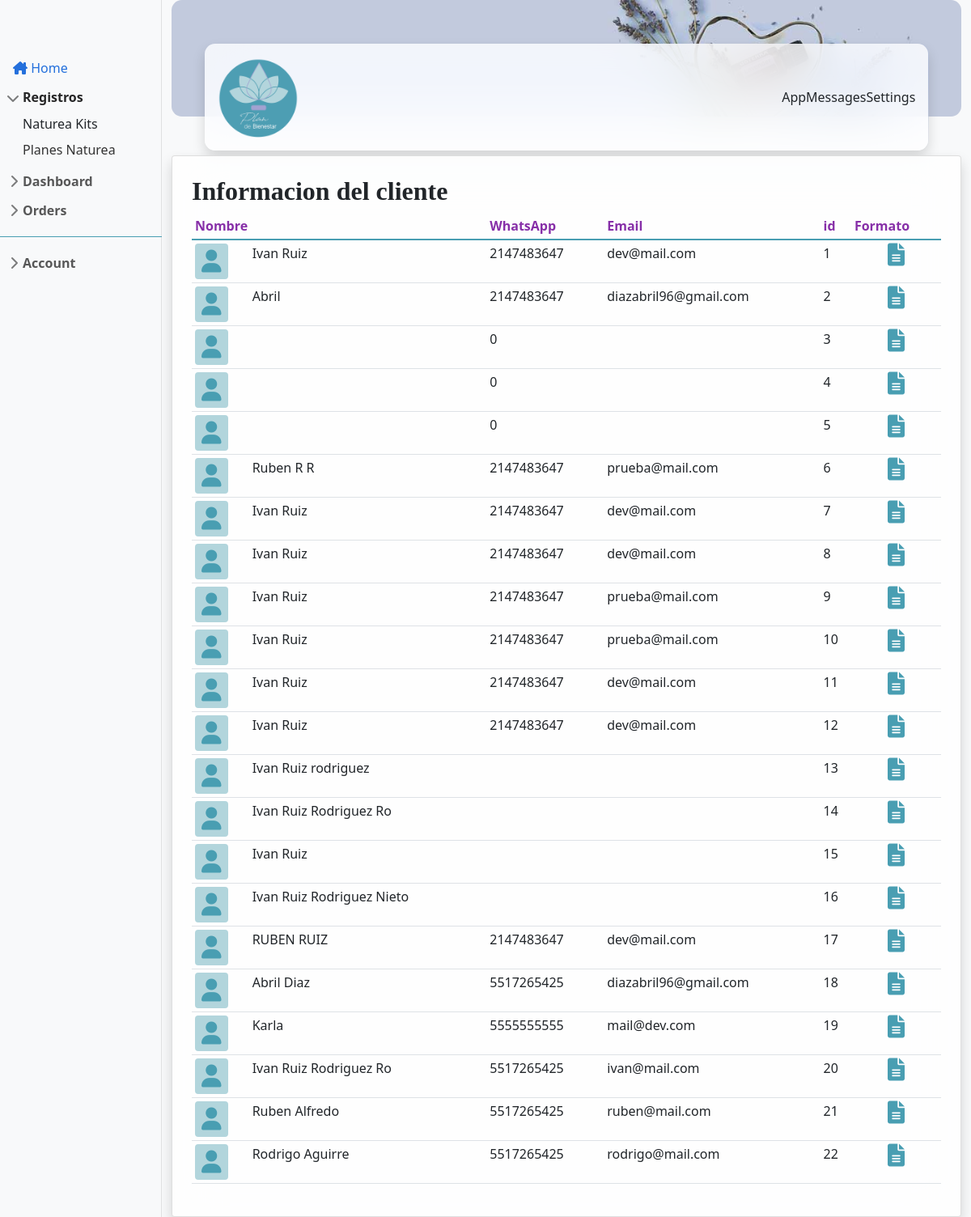
Page /registro_planes.php on the committed database.
### tables this page shows
CREATE TABLE `tb_usuario` (
  `id_usuario` int(9) NOT NULL,
  `nombre` varchar(100) DEFAULT NULL,
  `telefono` varchar(10) DEFAULT NULL,
  `sexo` varchar(25) DEFAULT NULL,
  `edad` int(2) DEFAULT NULL,
  `estatura` float(6,2) DEFAULT NULL,
  `email` varchar(50) DEFAULT NULL,
  `id_doterra` varchar(50) DEFAULT NULL,
  `contacto` char(10) DEFAULT NULL,
  `ciudad` varchar(25) DEFAULT NULL,
  `estado` varchar(25) DEFAULT NULL,
  `nombre_lider` varchar(50) DEFAULT NULL,
  `padecimientos` varchar(255) DEFAULT NULL,
  `dispuesto_descripcion` varchar(255) DEFAULT NULL,
  `nombre_familiar` varchar(50) DEFAULT NULL,
  `dispuesto_pregunta` varchar(10) NOT NULL,
  `peso` float(6,2) DEFAULT NULL
);

### registro_planes.php (the view, shortened to what this page needs)
<?php
    include 'conexion.php';
    $sql = "SELECT * FROM tb_usuario";
    $sentencia = $pdo->prepare($sql);
    $sentencia->execute();
    $resultado = $sentencia->fetchAll();
  ?>
<!doctype html>
<html lang="en">
<head>
  <link href="https://cdn.jsdelivr.net/npm/bootstrap@5.1.3/dist/css/bootstrap.min.css" rel="stylesheet"
>
  <link rel="stylesheet" href="css/style_dashboard.css">
  <link rel="stylesheet" href="bootstrap.min.css">
  <link rel="stylesheet" href="dashboard.css">
  <link rel="stylesheet" href="js/sidebars.js">
  <link rel="stylesheet" href="css/sidebars.css">
  <link rel="stylesheet" href="https://cdnjs.cloudflare.com/ajax/libs/font-awesome/6.0.0/css/all.min.css"
 />
  <link rel="stylesheet" href="https://cdn.jsdelivr.net/npm/bootstrap-icons@1.7.2/font/bootstrap-icons.css">
</head>
<body class="bg-gray-100 ">
  <div class="container-fluid">
    <div class="row">
      <?php include 'complementos/slidemenu.php'?>
      <main class="col-md-9 ms-sm-auto col-lg-10 ">
        <?php include 'complementos/header-dashboard.php'?>
        <div class="card border--dashboard blur shadow p-4">
          <table class="table table-sm">
            <h2 class="fs-2 fw-bold fuente-antro">Informacion del cliente</h2>
            <thead style="border-bottom: 2px solid #499eb2 ;">
              <tr>
                <th colspan="2" class="color-purple">Nombre</th>
                <th class="color-purple">WhatsApp</th>
                <th class="color-purple">Email</th>
                <th class="color-purple">id</th>
                <th class="color-purple">Formato</th>
              </tr>
            </thead>
            <?php foreach($resultado as $producto):?>
            <tr>
              <td>
                <div class="">
                  <i class="fa-solid fa-user p-2 fs-3 bg-skyblue color-blue rounded top-0"></i>
                </div>
              </td>
              <td><?php echo $producto['nombre']; ?></td>
              <td>
                <?php echo $producto['telefono']?>
              </td>
              <td>
                <?php echo $producto['email']?>
              </td>
              <td><?php echo $producto['id_usuario']; ?></td>
              <td class="text-center ">
                <a href="formato_plan.php?id=<?php echo $producto['id_usuario'];?>" class="">
                  <i class="fa-solid fa-file-lines fs-3 color-blue"></i>
                </a>
              </td>
            </tr>
            <?php endforeach ?>
          </table>
        </div>
      </main>
    </div>
  </div>
</body>
</html>

### css/style_dashboard.css (style rules this page uses)
* { padding: 0; margin: 0; -webkit-box-sizing: border-box; box-sizing: border-box; font-size: 16px; }
.color-blue { color: #499eb2 !important; }
.color-purple { color: #872FA8 !important; }
.bg-skyblue { background: #b2d5dc !important; }
.bg-gray-100 { background-color: #f8f9fa !important; }
.fuente-antro { font-family: Antro_Vectra !important; }
.border--dashboard { border-radius: .8rem; }
.blur { -webkit-box-shadow: inset 0 0 2px #fefefed1; box-shadow: inset 0 0 2px #fefefed1; -webkit-backdrop-filter: saturate(200%) blur(30px); backdrop-filter: saturate(200%) blur(30px); background-color: rgba(255, 255, 255, 0.8) !important; }

### dashboard.css (style rules this page uses)
body { font-size: .875rem; }

### rows in the picture
tb_usuario: nombre "Ivan Ruiz", telefono "2147483647", email "dev@mail.com", id_usuario "1"
tb_usuario: nombre "Abril", telefono "2147483647", email "diazabril96@gmail.com", id_usuario "2"
tb_usuario: telefono "0", id_usuario "3"
tb_usuario: telefono "0", id_usuario "4"
tb_usuario: telefono "0", id_usuario "5"
tb_usuario: nombre "Ruben R R", telefono "2147483647", email "prueba@mail.com", id_usuario "6"
tb_usuario: nombre "Ivan Ruiz", telefono "2147483647", email "dev@mail.com", id_usuario "7"
tb_usuario: nombre "Ivan Ruiz", telefono "2147483647", email "dev@mail.com", id_usuario "8"
tb_usuario: nombre "Ivan Ruiz", telefono "2147483647", email "prueba@mail.com", id_usuario "9"
tb_usuario: nombre "Ivan Ruiz", telefono "2147483647", email "prueba@mail.com", id_usuario "10"
tb_usuario: nombre "Ivan Ruiz", telefono "2147483647", email "dev@mail.com", id_usuario "11"
tb_usuario: nombre "Ivan Ruiz", telefono "2147483647", email "dev@mail.com", id_usuario "12"
tb_usuario: nombre "Ivan Ruiz rodriguez", id_usuario "13"
tb_usuario: nombre "Ivan Ruiz Rodriguez Ro", id_usuario "14"
tb_usuario: nombre "Ivan Ruiz", id_usuario "15"
tb_usuario: nombre "Ivan Ruiz Rodriguez Nieto", id_usuario "16"
tb_usuario: nombre "RUBEN RUIZ", telefono "2147483647", email "dev@mail.com", id_usuario "17"
tb_usuario: nombre "Abril Diaz", telefono "5517265425", email "diazabril96@gmail.com", id_usuario "18"
tb_usuario: nombre "Karla", telefono "5555555555", email "mail@dev.com", id_usuario "19"
tb_usuario: nombre "Ivan Ruiz Rodriguez Ro", telefono "5517265425", email "ivan@mail.com", id_usuario "20"
tb_usuario: nombre "Ruben Alfredo", telefono "5517265425", email "ruben@mail.com", id_usuario "21"
tb_usuario: nombre "Rodrigo Aguirre", telefono "5517265425", email "rodrigo@mail.com", id_usuario "22"
